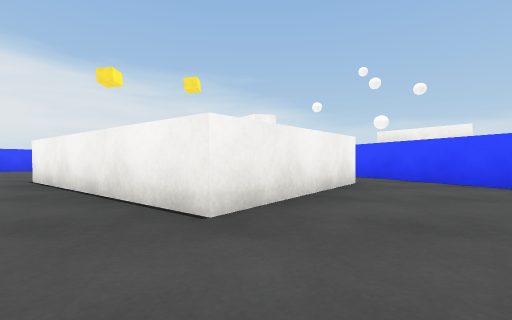
[1] (above)

21 first-person views from a walk through a 3-D level made in the Unity game engine. The camera is 0.38 m above the floor, looks level and sees 90° across. The floor is counted in squares, 1 m on a side. Each view is taken from the middle of a square. On the plan, view 1 faces up. The plan holds only what a view shows up to about 9 squares ahead; the rest is blank. The place goes on beyond the plan. The player is left out. Surface patterns are stand-ins for the level's own textures.

[2]
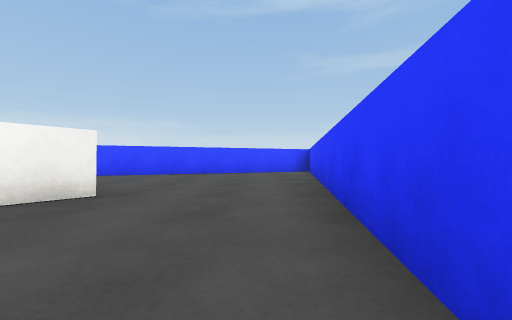

[3]
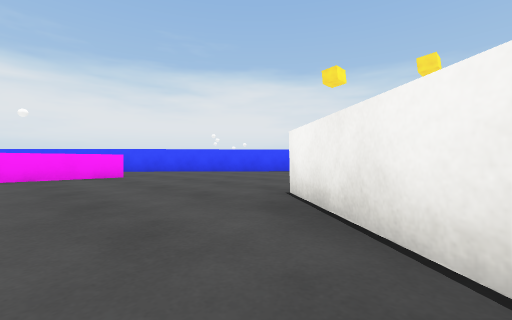

[4]
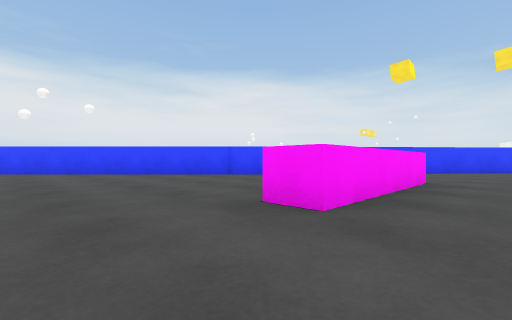

[5]
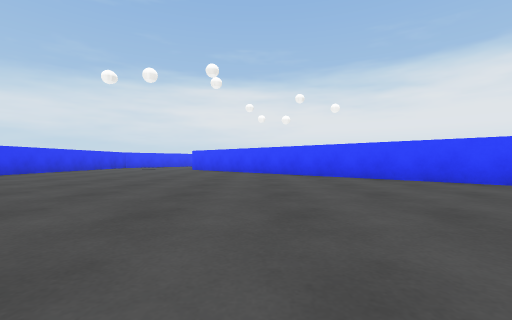

[6]
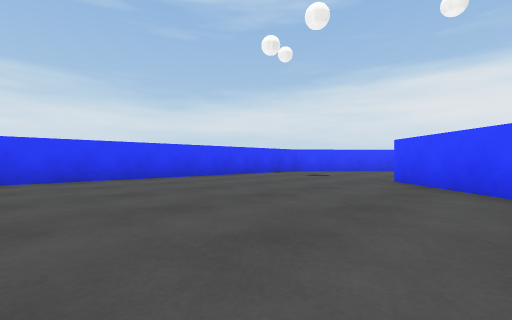

[7]
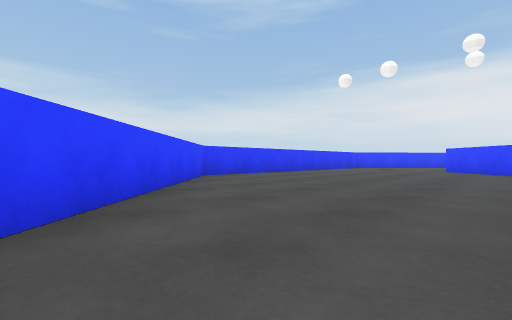

[8]
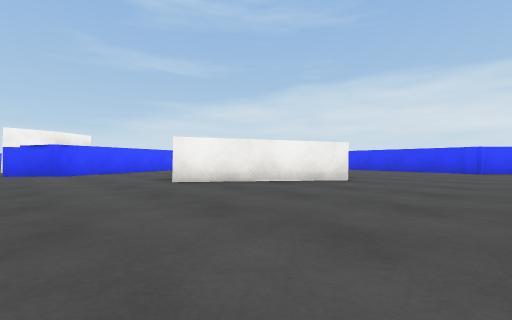

[9]
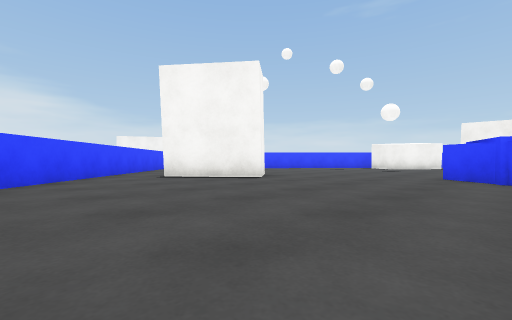

[10]
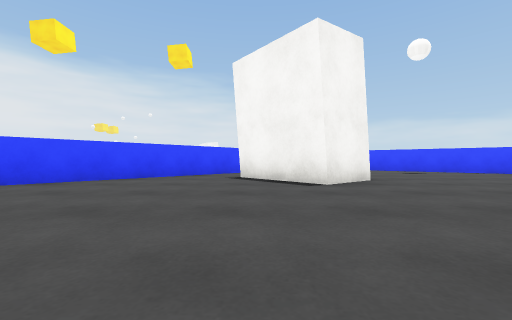

[11]
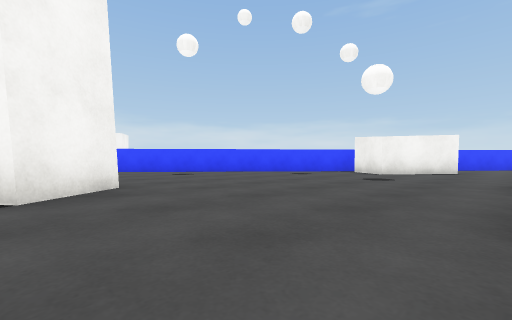

[12]
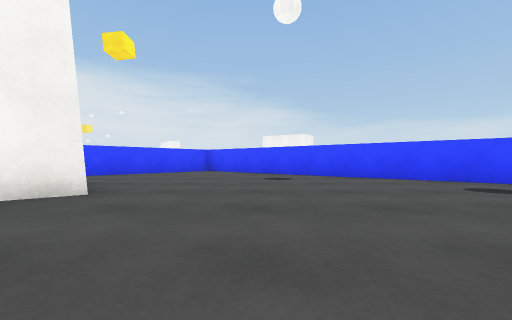

[13]
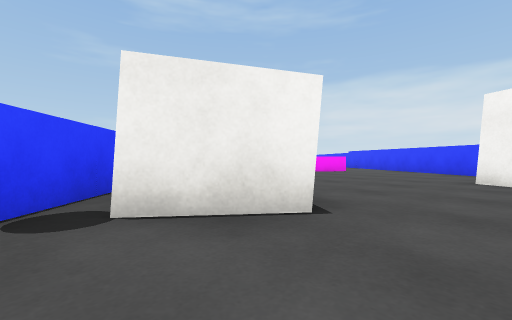

[14]
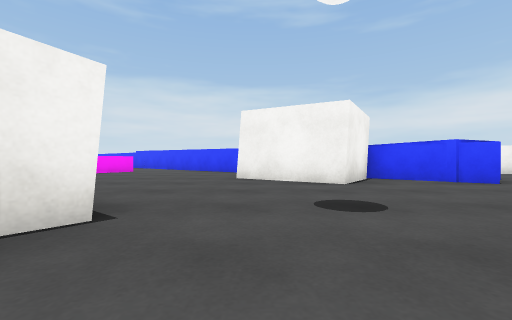

[15]
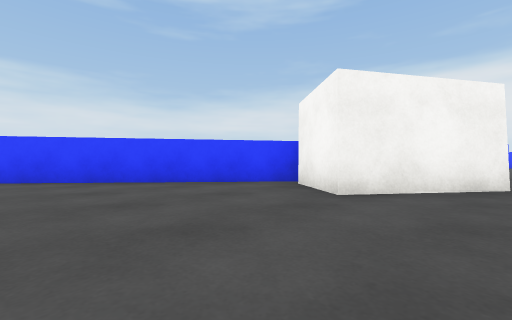

[16]
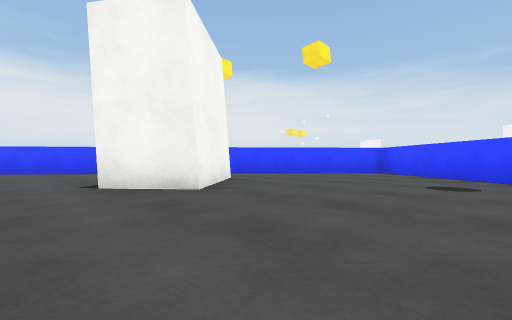

[17]
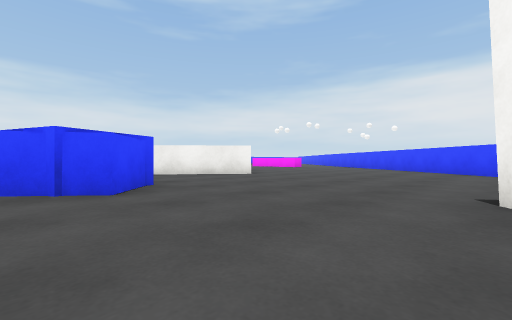

[18]
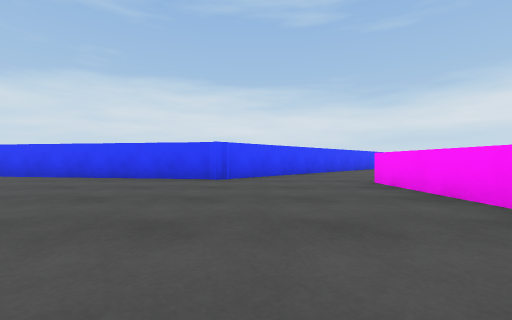

[19]
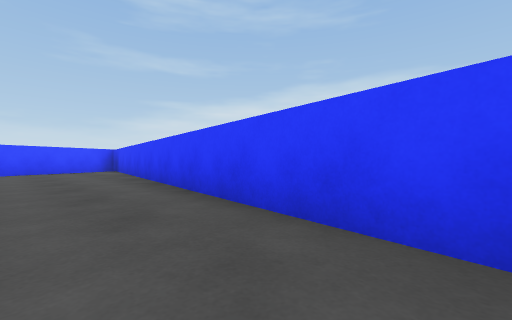

[20]
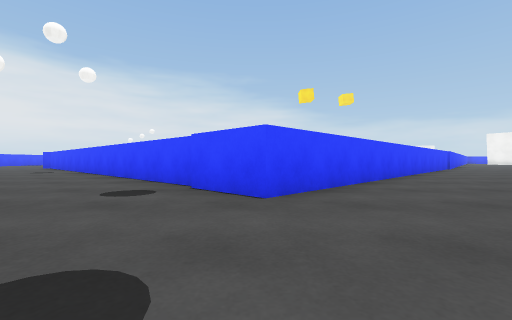

[21]
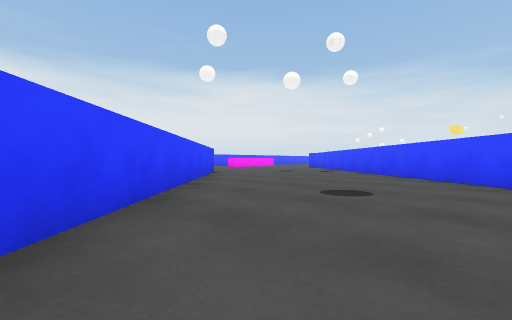

### Floor plan
Points are (right, up) in squares from view 1. A wall is a line through its corners. A room is listed if a view was taken in it or the views show most of it. See-through windows are left out.
Room 1 (view 1)
walls: (1.7, 4.3) (-0.3, 1.7); (-1.6, -0.6) (5.5, -1.8) (3.1, 3.9)
ways out: opening at (-1.5, 0.5) to room 2; opening at (2, 4) to room 2
Room 2 (views 2, 3, 4, 5, 6, 7, 8, 9, 10, 11, 12, 13, 14, 15, 16, 17, 18, 19, 20, 21)
walls: (-8, 4) (-8, 0.7) (-8.6, 0.7); (-11.1, 4.5) (-19.9, -4.5) (-20.9, -3.5); (-0.3, 1.7) (-3.8, 4.4) (-1.9, 6.9) (0.2, 5.3); (1.6, 7.6) (1.3, 7.9) (2.1, 9) (3.6, 7.7); (3.1, 3.9) (1.3, 8.2); (5.2, 6.3) (9, 3.1); (-20.9, -3.3) (-26.5, 1.9); (8.8, 12.5) (1.4, 18.9) (-12.3, 3.2); (-26.5, -4.2) (-22.1, -8.2) (-13.5, -8.4) (-5.3, 0) (-1.6, -0.6)
ways out: opening at (-1.5, 0.5) to room 1; opening at (2, 4) to room 1
objects: block (-1, 12) to (1, 14); block (4, 7) to (6, 9); block (7, 10) to (9, 12)

Where each view was taken, in squares from view 1:
view 1: 0 up, 0 right, facing up
view 2: 0 up, 3 left, facing right
view 3: 2 up, 2 left, facing up-left
view 4: 1 down, 7 left, facing up-left
view 5: 2 down, 10 left, facing left
view 6: 3 down, 15 left, facing down-left
view 7: 3 down, 10 left, facing down-left
view 8: 9 up, 6 left, facing down-right
view 9: 8 up, 4 left, facing up-right
view 10: 8 up, 1 left, facing up
view 11: 9 up, 0 right, facing up-right
view 12: 10 up, 3 right, facing up
view 13: 13 up, 6 right, facing down-right
view 14: 13 up, 6 right, facing down
view 15: 9 up, 9 right, facing down-left
view 16: 11 up, 4 right, facing up-left
view 17: 12 up, 3 right, facing down-left
view 18: 5 up, 6 left, facing down
view 19: 1 up, 4 left, facing down-right
view 20: 7 down, 20 left, facing up
view 21: 7 down, 22 left, facing up-left
